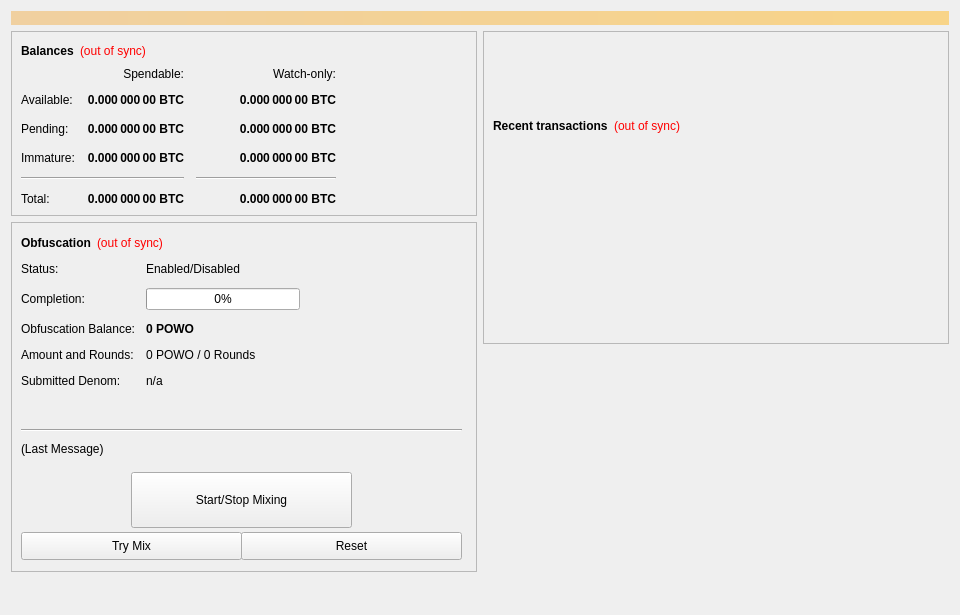
<?xml version="1.0" encoding="UTF-8"?>
<ui version="4.0">
 <class>OverviewPage</class>
 <widget class="QWidget" name="OverviewPage">
  <property name="geometry">
   <rect>
    <x>0</x>
    <y>0</y>
    <width>960</width>
    <height>615</height>
   </rect>
  </property>
  <property name="minimumSize">
   <size>
    <width>960</width>
    <height>0</height>
   </size>
  </property>
  <property name="windowTitle">
   <string>Form</string>
  </property>
  <layout class="QVBoxLayout" name="topLayout">
   <item>
    <widget class="QLabel" name="labelAlerts">
     <property name="visible">
      <bool>false</bool>
     </property>
     <property name="styleSheet">
      <string notr="true">background-color: qlineargradient(x1: 0, y1: 0, x2: 1, y2: 0, stop:0 #F0D0A0, stop:1 #F8D488); color:#000000;</string>
     </property>
     <property name="wordWrap">
      <bool>true</bool>
     </property>
     <property name="margin">
      <number>3</number>
     </property>
    </widget>
   </item>
   <item>
    <layout class="QHBoxLayout" name="horizontalLayout" stretch="1,1">
     <item>
      <layout class="QVBoxLayout" name="verticalLayout_2">
       <item>
        <widget class="QFrame" name="frame">
         <property name="frameShape">
          <enum>QFrame::StyledPanel</enum>
         </property>
         <property name="frameShadow">
          <enum>QFrame::Raised</enum>
         </property>
         <layout class="QVBoxLayout" name="verticalLayout_4">
          <item>
           <layout class="QHBoxLayout" name="horizontalLayout_4">
            <item>
             <widget class="QLabel" name="label_5">
              <property name="font">
               <font>
                <weight>75</weight>
                <bold>true</bold>
               </font>
              </property>
              <property name="text">
               <string>Balances</string>
              </property>
             </widget>
            </item>
            <item>
             <widget class="QLabel" name="labelWalletStatus">
              <property name="cursor">
               <cursorShape>WhatsThisCursor</cursorShape>
              </property>
              <property name="toolTip">
               <string>The displayed information may be out of date. Your wallet automatically synchronizes with the Powocoin network after a connection is established, but this process has not completed yet.</string>
              </property>
              <property name="styleSheet">
               <string notr="true">QLabel { color: red; }</string>
              </property>
              <property name="text">
               <string notr="true">(out of sync)</string>
              </property>
              <property name="alignment">
               <set>Qt::AlignLeading|Qt::AlignLeft|Qt::AlignVCenter</set>
              </property>
             </widget>
            </item>
            <item>
             <spacer name="horizontalSpacer_3">
              <property name="orientation">
               <enum>Qt::Horizontal</enum>
              </property>
              <property name="sizeHint" stdset="0">
               <size>
                <width>40</width>
                <height>20</height>
               </size>
              </property>
             </spacer>
            </item>
           </layout>
          </item>
          <item>
           <layout class="QGridLayout" name="gridLayout">
            <property name="spacing">
             <number>12</number>
            </property>
            <item row="2" column="2">
             <widget class="QLabel" name="labelWatchPending">
              <property name="font">
               <font>
                <weight>75</weight>
                <bold>true</bold>
               </font>
              </property>
              <property name="cursor">
               <cursorShape>IBeamCursor</cursorShape>
              </property>
              <property name="toolTip">
               <string>Unconfirmed transactions to watch-only addresses</string>
              </property>
              <property name="text">
               <string notr="true">0.000 000 00 BTC</string>
              </property>
              <property name="alignment">
               <set>Qt::AlignRight|Qt::AlignTrailing|Qt::AlignVCenter</set>
              </property>
              <property name="textInteractionFlags">
               <set>Qt::LinksAccessibleByMouse|Qt::TextSelectableByKeyboard|Qt::TextSelectableByMouse</set>
              </property>
             </widget>
            </item>
            <item row="2" column="1">
             <widget class="QLabel" name="labelUnconfirmed">
              <property name="font">
               <font>
                <weight>75</weight>
                <bold>true</bold>
               </font>
              </property>
              <property name="cursor">
               <cursorShape>IBeamCursor</cursorShape>
              </property>
              <property name="toolTip">
               <string>Total of transactions that have yet to be confirmed, and do not yet count toward the spendable balance</string>
              </property>
              <property name="text">
               <string notr="true">0.000 000 00 BTC</string>
              </property>
              <property name="alignment">
               <set>Qt::AlignRight|Qt::AlignTrailing|Qt::AlignVCenter</set>
              </property>
              <property name="textInteractionFlags">
               <set>Qt::LinksAccessibleByMouse|Qt::TextSelectableByKeyboard|Qt::TextSelectableByMouse</set>
              </property>
             </widget>
            </item>
            <item row="3" column="2">
             <widget class="QLabel" name="labelWatchImmature">
              <property name="font">
               <font>
                <weight>75</weight>
                <bold>true</bold>
               </font>
              </property>
              <property name="cursor">
               <cursorShape>IBeamCursor</cursorShape>
              </property>
              <property name="toolTip">
               <string>Staked or masternode rewards in watch-only addresses that has not yet matured</string>
              </property>
              <property name="text">
               <string notr="true">0.000 000 00 BTC</string>
              </property>
              <property name="alignment">
               <set>Qt::AlignRight|Qt::AlignTrailing|Qt::AlignVCenter</set>
              </property>
              <property name="textInteractionFlags">
               <set>Qt::LinksAccessibleByMouse|Qt::TextSelectableByKeyboard|Qt::TextSelectableByMouse</set>
              </property>
             </widget>
            </item>
            <item row="4" column="0" colspan="2">
             <widget class="Line" name="lineSpendableBalance">
              <property name="orientation">
               <enum>Qt::Horizontal</enum>
              </property>
             </widget>
            </item>
            <item row="4" column="2">
             <widget class="Line" name="lineWatchBalance">
              <property name="sizePolicy">
               <sizepolicy hsizetype="Preferred" vsizetype="Fixed">
                <horstretch>0</horstretch>
                <verstretch>0</verstretch>
               </sizepolicy>
              </property>
              <property name="minimumSize">
               <size>
                <width>140</width>
                <height>0</height>
               </size>
              </property>
              <property name="orientation">
               <enum>Qt::Horizontal</enum>
              </property>
             </widget>
            </item>
            <item row="5" column="0">
             <widget class="QLabel" name="labelTotalText">
              <property name="text">
               <string>Total:</string>
              </property>
             </widget>
            </item>
            <item row="3" column="1">
             <widget class="QLabel" name="labelImmature">
              <property name="font">
               <font>
                <weight>75</weight>
                <bold>true</bold>
               </font>
              </property>
              <property name="cursor">
               <cursorShape>IBeamCursor</cursorShape>
              </property>
              <property name="toolTip">
               <string>Staked or masternode rewards that has not yet matured</string>
              </property>
              <property name="text">
               <string notr="true">0.000 000 00 BTC</string>
              </property>
              <property name="alignment">
               <set>Qt::AlignRight|Qt::AlignTrailing|Qt::AlignVCenter</set>
              </property>
              <property name="textInteractionFlags">
               <set>Qt::LinksAccessibleByMouse|Qt::TextSelectableByKeyboard|Qt::TextSelectableByMouse</set>
              </property>
             </widget>
            </item>
            <item row="2" column="3">
             <spacer name="horizontalSpacer_2">
              <property name="orientation">
               <enum>Qt::Horizontal</enum>
              </property>
              <property name="sizeHint" stdset="0">
               <size>
                <width>40</width>
                <height>20</height>
               </size>
              </property>
             </spacer>
            </item>
            <item row="3" column="0">
             <widget class="QLabel" name="labelImmatureText">
              <property name="text">
               <string>Immature:</string>
              </property>
             </widget>
            </item>
            <item row="5" column="1">
             <widget class="QLabel" name="labelTotal">
              <property name="font">
               <font>
                <weight>75</weight>
                <bold>true</bold>
               </font>
              </property>
              <property name="cursor">
               <cursorShape>IBeamCursor</cursorShape>
              </property>
              <property name="toolTip">
               <string>Your current total balance</string>
              </property>
              <property name="text">
               <string notr="true">0.000 000 00 BTC</string>
              </property>
              <property name="alignment">
               <set>Qt::AlignRight|Qt::AlignTrailing|Qt::AlignVCenter</set>
              </property>
              <property name="textInteractionFlags">
               <set>Qt::LinksAccessibleByMouse|Qt::TextSelectableByKeyboard|Qt::TextSelectableByMouse</set>
              </property>
             </widget>
            </item>
            <item row="5" column="2">
             <widget class="QLabel" name="labelWatchTotal">
              <property name="font">
               <font>
                <weight>75</weight>
                <bold>true</bold>
               </font>
              </property>
              <property name="cursor">
               <cursorShape>IBeamCursor</cursorShape>
              </property>
              <property name="toolTip">
               <string>Current total balance in watch-only addresses</string>
              </property>
              <property name="text">
               <string notr="true">0.000 000 00 BTC</string>
              </property>
              <property name="alignment">
               <set>Qt::AlignRight|Qt::AlignTrailing|Qt::AlignVCenter</set>
              </property>
              <property name="textInteractionFlags">
               <set>Qt::LinksAccessibleByMouse|Qt::TextSelectableByKeyboard|Qt::TextSelectableByMouse</set>
              </property>
             </widget>
            </item>
            <item row="0" column="2">
             <widget class="QLabel" name="labelWatchonly">
              <property name="text">
               <string>Watch-only:</string>
              </property>
              <property name="alignment">
               <set>Qt::AlignRight|Qt::AlignTrailing|Qt::AlignVCenter</set>
              </property>
             </widget>
            </item>
            <item row="1" column="0">
             <widget class="QLabel" name="labelBalanceText">
              <property name="text">
               <string>Available:</string>
              </property>
             </widget>
            </item>
            <item row="1" column="1">
             <widget class="QLabel" name="labelBalance">
              <property name="font">
               <font>
                <weight>75</weight>
                <bold>true</bold>
               </font>
              </property>
              <property name="cursor">
               <cursorShape>IBeamCursor</cursorShape>
              </property>
              <property name="toolTip">
               <string>Your current spendable balance</string>
              </property>
              <property name="text">
               <string notr="true">0.000 000 00 BTC</string>
              </property>
              <property name="alignment">
               <set>Qt::AlignRight|Qt::AlignTrailing|Qt::AlignVCenter</set>
              </property>
              <property name="textInteractionFlags">
               <set>Qt::LinksAccessibleByMouse|Qt::TextSelectableByKeyboard|Qt::TextSelectableByMouse</set>
              </property>
             </widget>
            </item>
            <item row="1" column="2">
             <widget class="QLabel" name="labelWatchAvailable">
              <property name="font">
               <font>
                <weight>75</weight>
                <bold>true</bold>
               </font>
              </property>
              <property name="cursor">
               <cursorShape>IBeamCursor</cursorShape>
              </property>
              <property name="toolTip">
               <string>Your current balance in watch-only addresses</string>
              </property>
              <property name="text">
               <string notr="true">0.000 000 00 BTC</string>
              </property>
              <property name="alignment">
               <set>Qt::AlignRight|Qt::AlignTrailing|Qt::AlignVCenter</set>
              </property>
              <property name="textInteractionFlags">
               <set>Qt::LinksAccessibleByMouse|Qt::TextSelectableByKeyboard|Qt::TextSelectableByMouse</set>
              </property>
             </widget>
            </item>
            <item row="2" column="0">
             <widget class="QLabel" name="labelPendingText">
              <property name="text">
               <string>Pending:</string>
              </property>
             </widget>
            </item>
            <item row="0" column="1">
             <widget class="QLabel" name="labelSpendable">
              <property name="text">
               <string>Spendable:</string>
              </property>
              <property name="alignment">
               <set>Qt::AlignRight|Qt::AlignTrailing|Qt::AlignVCenter</set>
              </property>
             </widget>
            </item>
           </layout>
          </item>
         </layout>
        </widget>
       </item>
       <item>
        <widget class="QFrame" name="frameObfuscation">
         <property name="minimumSize">
          <size>
           <width>0</width>
           <height>350</height>
          </size>
         </property>
         <property name="layoutDirection">
          <enum>Qt::LeftToRight</enum>
         </property>
         <property name="frameShape">
          <enum>QFrame::StyledPanel</enum>
         </property>
         <property name="frameShadow">
          <enum>QFrame::Raised</enum>
         </property>
         <widget class="QWidget" name="formLayoutWidget">
          <property name="geometry">
           <rect>
            <x>10</x>
            <y>40</y>
            <width>451</width>
            <height>161</height>
           </rect>
          </property>
          <layout class="QFormLayout" name="formLayout">
           <property name="fieldGrowthPolicy">
            <enum>QFormLayout::AllNonFixedFieldsGrow</enum>
           </property>
           <property name="horizontalSpacing">
            <number>11</number>
           </property>
           <property name="verticalSpacing">
            <number>12</number>
           </property>
           <item row="0" column="0">
            <widget class="QLabel" name="label_6">
             <property name="text">
              <string>Status:</string>
             </property>
            </widget>
           </item>
           <item row="1" column="0">
            <widget class="QLabel" name="label_7">
             <property name="text">
              <string>Completion:</string>
             </property>
            </widget>
           </item>
           <item row="1" column="1">
            <widget class="QProgressBar" name="obfuscationProgress">
             <property name="maximumSize">
              <size>
               <width>154</width>
               <height>16777215</height>
              </size>
             </property>
             <property name="value">
              <number>0</number>
             </property>
            </widget>
           </item>
           <item row="2" column="0">
            <widget class="QLabel" name="labelAnonymizedText">
             <property name="text">
              <string>Obfuscation Balance:</string>
             </property>
            </widget>
           </item>
           <item row="2" column="1">
            <widget class="QLabel" name="labelAnonymized">
             <property name="font">
              <font>
               <weight>75</weight>
               <bold>true</bold>
              </font>
             </property>
             <property name="text">
              <string notr="true">0 POWO</string>
             </property>
            </widget>
           </item>
           <item row="3" column="0">
            <widget class="QLabel" name="label_8">
             <property name="text">
              <string>Amount and Rounds:</string>
             </property>
            </widget>
           </item>
           <item row="3" column="1">
            <widget class="QLabel" name="labelAmountRounds">
             <property name="text">
              <string>0 POWO / 0 Rounds</string>
             </property>
            </widget>
           </item>
           <item row="4" column="0">
            <widget class="QLabel" name="label_9">
             <property name="text">
              <string>Submitted Denom:</string>
             </property>
            </widget>
           </item>
           <item row="4" column="1">
            <widget class="QLabel" name="labelSubmittedDenom">
             <property name="toolTip">
              <string>The denominations you submitted to the Masternode.&lt;br&gt;To mix, other users must submit the exact same denominations.</string>
             </property>
             <property name="text">
              <string>n/a</string>
             </property>
            </widget>
           </item>
           <item row="0" column="1">
            <widget class="QLabel" name="obfuscationEnabled">
             <property name="text">
              <string>Enabled/Disabled</string>
             </property>
            </widget>
           </item>
          </layout>
         </widget>
         <widget class="QPushButton" name="runAutoDenom">
          <property name="geometry">
           <rect>
            <x>251</x>
            <y>17</y>
            <width>1</width>
            <height>1</height>
           </rect>
          </property>
          <property name="palette">
           <palette>
            <active>
             <colorrole role="WindowText">
              <brush brushstyle="SolidPattern">
               <color alpha="255">
                <red>0</red>
                <green>0</green>
                <blue>0</blue>
               </color>
              </brush>
             </colorrole>
             <colorrole role="Button">
              <brush brushstyle="SolidPattern">
               <color alpha="255">
                <red>239</red>
                <green>238</green>
                <blue>238</blue>
               </color>
              </brush>
             </colorrole>
             <colorrole role="Light">
              <brush brushstyle="SolidPattern">
               <color alpha="255">
                <red>255</red>
                <green>255</green>
                <blue>255</blue>
               </color>
              </brush>
             </colorrole>
             <colorrole role="Midlight">
              <brush brushstyle="SolidPattern">
               <color alpha="255">
                <red>247</red>
                <green>246</green>
                <blue>246</blue>
               </color>
              </brush>
             </colorrole>
             <colorrole role="Dark">
              <brush brushstyle="SolidPattern">
               <color alpha="255">
                <red>119</red>
                <green>119</green>
                <blue>119</blue>
               </color>
              </brush>
             </colorrole>
             <colorrole role="Mid">
              <brush brushstyle="SolidPattern">
               <color alpha="255">
                <red>159</red>
                <green>159</green>
                <blue>159</blue>
               </color>
              </brush>
             </colorrole>
             <colorrole role="Text">
              <brush brushstyle="SolidPattern">
               <color alpha="255">
                <red>0</red>
                <green>0</green>
                <blue>0</blue>
               </color>
              </brush>
             </colorrole>
             <colorrole role="BrightText">
              <brush brushstyle="SolidPattern">
               <color alpha="255">
                <red>255</red>
                <green>255</green>
                <blue>255</blue>
               </color>
              </brush>
             </colorrole>
             <colorrole role="ButtonText">
              <brush brushstyle="SolidPattern">
               <color alpha="255">
                <red>0</red>
                <green>0</green>
                <blue>0</blue>
               </color>
              </brush>
             </colorrole>
             <colorrole role="Base">
              <brush brushstyle="SolidPattern">
               <color alpha="255">
                <red>255</red>
                <green>255</green>
                <blue>255</blue>
               </color>
              </brush>
             </colorrole>
             <colorrole role="Window">
              <brush brushstyle="SolidPattern">
               <color alpha="255">
                <red>239</red>
                <green>238</green>
                <blue>238</blue>
               </color>
              </brush>
             </colorrole>
             <colorrole role="Shadow">
              <brush brushstyle="SolidPattern">
               <color alpha="255">
                <red>0</red>
                <green>0</green>
                <blue>0</blue>
               </color>
              </brush>
             </colorrole>
             <colorrole role="AlternateBase">
              <brush brushstyle="SolidPattern">
               <color alpha="255">
                <red>247</red>
                <green>246</green>
                <blue>246</blue>
               </color>
              </brush>
             </colorrole>
             <colorrole role="ToolTipBase">
              <brush brushstyle="SolidPattern">
               <color alpha="255">
                <red>255</red>
                <green>255</green>
                <blue>220</blue>
               </color>
              </brush>
             </colorrole>
             <colorrole role="ToolTipText">
              <brush brushstyle="SolidPattern">
               <color alpha="255">
                <red>0</red>
                <green>0</green>
                <blue>0</blue>
               </color>
              </brush>
             </colorrole>
            </active>
            <inactive>
             <colorrole role="WindowText">
              <brush brushstyle="SolidPattern">
               <color alpha="255">
                <red>0</red>
                <green>0</green>
                <blue>0</blue>
               </color>
              </brush>
             </colorrole>
             <colorrole role="Button">
              <brush brushstyle="SolidPattern">
               <color alpha="255">
                <red>239</red>
                <green>238</green>
                <blue>238</blue>
               </color>
              </brush>
             </colorrole>
             <colorrole role="Light">
              <brush brushstyle="SolidPattern">
               <color alpha="255">
                <red>255</red>
                <green>255</green>
                <blue>255</blue>
               </color>
              </brush>
             </colorrole>
             <colorrole role="Midlight">
              <brush brushstyle="SolidPattern">
               <color alpha="255">
                <red>247</red>
                <green>246</green>
                <blue>246</blue>
               </color>
              </brush>
             </colorrole>
             <colorrole role="Dark">
              <brush brushstyle="SolidPattern">
               <color alpha="255">
                <red>119</red>
                <green>119</green>
                <blue>119</blue>
               </color>
              </brush>
             </colorrole>
             <colorrole role="Mid">
              <brush brushstyle="SolidPattern">
               <color alpha="255">
                <red>159</red>
                <green>159</green>
                <blue>159</blue>
               </color>
              </brush>
             </colorrole>
             <colorrole role="Text">
              <brush brushstyle="SolidPattern">
               <color alpha="255">
                <red>0</red>
                <green>0</green>
                <blue>0</blue>
               </color>
              </brush>
             </colorrole>
             <colorrole role="BrightText">
              <brush brushstyle="SolidPattern">
               <color alpha="255">
                <red>255</red>
                <green>255</green>
                <blue>255</blue>
               </color>
              </brush>
             </colorrole>
             <colorrole role="ButtonText">
              <brush brushstyle="SolidPattern">
               <color alpha="255">
                <red>0</red>
                <green>0</green>
                <blue>0</blue>
               </color>
              </brush>
             </colorrole>
             <colorrole role="Base">
              <brush brushstyle="SolidPattern">
               <color alpha="255">
                <red>255</red>
                <green>255</green>
                <blue>255</blue>
               </color>
              </brush>
             </colorrole>
             <colorrole role="Window">
              <brush brushstyle="SolidPattern">
               <color alpha="255">
                <red>239</red>
                <green>238</green>
                <blue>238</blue>
               </color>
              </brush>
             </colorrole>
             <colorrole role="Shadow">
              <brush brushstyle="SolidPattern">
               <color alpha="255">
                <red>0</red>
                <green>0</green>
                <blue>0</blue>
               </color>
              </brush>
             </colorrole>
             <colorrole role="AlternateBase">
              <brush brushstyle="SolidPattern">
               <color alpha="255">
                <red>247</red>
                <green>246</green>
                <blue>246</blue>
               </color>
              </brush>
             </colorrole>
             <colorrole role="ToolTipBase">
              <brush brushstyle="SolidPattern">
               <color alpha="255">
                <red>255</red>
                <green>255</green>
                <blue>220</blue>
               </color>
              </brush>
             </colorrole>
             <colorrole role="ToolTipText">
              <brush brushstyle="SolidPattern">
               <color alpha="255">
                <red>0</red>
                <green>0</green>
                <blue>0</blue>
               </color>
              </brush>
             </colorrole>
            </inactive>
            <disabled>
             <colorrole role="WindowText">
              <brush brushstyle="SolidPattern">
               <color alpha="255">
                <red>119</red>
                <green>119</green>
                <blue>119</blue>
               </color>
              </brush>
             </colorrole>
             <colorrole role="Button">
              <brush brushstyle="SolidPattern">
               <color alpha="255">
                <red>239</red>
                <green>238</green>
                <blue>238</blue>
               </color>
              </brush>
             </colorrole>
             <colorrole role="Light">
              <brush brushstyle="SolidPattern">
               <color alpha="255">
                <red>255</red>
                <green>255</green>
                <blue>255</blue>
               </color>
              </brush>
             </colorrole>
             <colorrole role="Midlight">
              <brush brushstyle="SolidPattern">
               <color alpha="255">
                <red>247</red>
                <green>246</green>
                <blue>246</blue>
               </color>
              </brush>
             </colorrole>
             <colorrole role="Dark">
              <brush brushstyle="SolidPattern">
               <color alpha="255">
                <red>119</red>
                <green>119</green>
                <blue>119</blue>
               </color>
              </brush>
             </colorrole>
             <colorrole role="Mid">
              <brush brushstyle="SolidPattern">
               <color alpha="255">
                <red>159</red>
                <green>159</green>
                <blue>159</blue>
               </color>
              </brush>
             </colorrole>
             <colorrole role="Text">
              <brush brushstyle="SolidPattern">
               <color alpha="255">
                <red>119</red>
                <green>119</green>
                <blue>119</blue>
               </color>
              </brush>
             </colorrole>
             <colorrole role="BrightText">
              <brush brushstyle="SolidPattern">
               <color alpha="255">
                <red>255</red>
                <green>255</green>
                <blue>255</blue>
               </color>
              </brush>
             </colorrole>
             <colorrole role="ButtonText">
              <brush brushstyle="SolidPattern">
               <color alpha="255">
                <red>119</red>
                <green>119</green>
                <blue>119</blue>
               </color>
              </brush>
             </colorrole>
             <colorrole role="Base">
              <brush brushstyle="SolidPattern">
               <color alpha="255">
                <red>239</red>
                <green>238</green>
                <blue>238</blue>
               </color>
              </brush>
             </colorrole>
             <colorrole role="Window">
              <brush brushstyle="SolidPattern">
               <color alpha="255">
                <red>239</red>
                <green>238</green>
                <blue>238</blue>
               </color>
              </brush>
             </colorrole>
             <colorrole role="Shadow">
              <brush brushstyle="SolidPattern">
               <color alpha="255">
                <red>0</red>
                <green>0</green>
                <blue>0</blue>
               </color>
              </brush>
             </colorrole>
             <colorrole role="AlternateBase">
              <brush brushstyle="SolidPattern">
               <color alpha="255">
                <red>239</red>
                <green>238</green>
                <blue>238</blue>
               </color>
              </brush>
             </colorrole>
             <colorrole role="ToolTipBase">
              <brush brushstyle="SolidPattern">
               <color alpha="255">
                <red>255</red>
                <green>255</green>
                <blue>220</blue>
               </color>
              </brush>
             </colorrole>
             <colorrole role="ToolTipText">
              <brush brushstyle="SolidPattern">
               <color alpha="255">
                <red>0</red>
                <green>0</green>
                <blue>0</blue>
               </color>
              </brush>
             </colorrole>
            </disabled>
           </palette>
          </property>
          <property name="focusPolicy">
           <enum>Qt::NoFocus</enum>
          </property>
          <property name="autoFillBackground">
           <bool>true</bool>
          </property>
          <property name="text">
           <string/>
          </property>
          <property name="flat">
           <bool>true</bool>
          </property>
         </widget>
         <widget class="QPushButton" name="toggleObfuscation">
          <property name="geometry">
           <rect>
            <x>120</x>
            <y>250</y>
            <width>221</width>
            <height>56</height>
           </rect>
          </property>
          <property name="sizePolicy">
           <sizepolicy hsizetype="MinimumExpanding" vsizetype="Fixed">
            <horstretch>0</horstretch>
            <verstretch>0</verstretch>
           </sizepolicy>
          </property>
          <property name="text">
           <string>Start/Stop Mixing</string>
          </property>
         </widget>
         <widget class="Line" name="lineLastMessage">
          <property name="geometry">
           <rect>
            <x>10</x>
            <y>200</y>
            <width>441</width>
            <height>16</height>
           </rect>
          </property>
          <property name="orientation">
           <enum>Qt::Horizontal</enum>
          </property>
         </widget>
         <widget class="QLabel" name="obfuscationStatus">
          <property name="geometry">
           <rect>
            <x>10</x>
            <y>220</y>
            <width>451</width>
            <height>61</height>
           </rect>
          </property>
          <property name="minimumSize">
           <size>
            <width>288</width>
            <height>43</height>
           </size>
          </property>
          <property name="text">
           <string>(Last Message)</string>
          </property>
          <property name="alignment">
           <set>Qt::AlignLeading|Qt::AlignLeft|Qt::AlignTop</set>
          </property>
          <property name="wordWrap">
           <bool>true</bool>
          </property>
         </widget>
         <widget class="QPushButton" name="obfuscationAuto">
          <property name="geometry">
           <rect>
            <x>10</x>
            <y>310</y>
            <width>221</width>
            <height>28</height>
           </rect>
          </property>
          <property name="sizePolicy">
           <sizepolicy hsizetype="MinimumExpanding" vsizetype="Fixed">
            <horstretch>0</horstretch>
            <verstretch>0</verstretch>
           </sizepolicy>
          </property>
          <property name="toolTip">
           <string>Try to manually submit a Obfuscation request.</string>
          </property>
          <property name="text">
           <string>Try Mix</string>
          </property>
         </widget>
         <widget class="QPushButton" name="obfuscationReset">
          <property name="geometry">
           <rect>
            <x>230</x>
            <y>310</y>
            <width>221</width>
            <height>28</height>
           </rect>
          </property>
          <property name="sizePolicy">
           <sizepolicy hsizetype="MinimumExpanding" vsizetype="Fixed">
            <horstretch>0</horstretch>
            <verstretch>0</verstretch>
           </sizepolicy>
          </property>
          <property name="toolTip">
           <string>Reset the current status of Obfuscation (can interrupt Obfuscation if it's in the process of Mixing, which can cost you money!)</string>
          </property>
          <property name="autoFillBackground">
           <bool>false</bool>
          </property>
          <property name="text">
           <string>Reset</string>
          </property>
         </widget>
         <widget class="QWidget" name="layoutWidget">
          <property name="geometry">
           <rect>
            <x>10</x>
            <y>10</y>
            <width>431</width>
            <height>22</height>
           </rect>
          </property>
          <layout class="QHBoxLayout" name="horizontalLayout_5">
           <item>
            <widget class="QLabel" name="label_2">
             <property name="font">
              <font>
               <weight>75</weight>
               <bold>true</bold>
              </font>
             </property>
             <property name="text">
              <string>Obfuscation</string>
             </property>
            </widget>
           </item>
           <item>
            <widget class="QLabel" name="labelObfuscationSyncStatus">
             <property name="toolTip">
              <string>The displayed information may be out of date. Your wallet automatically synchronizes with the Powocoin network after a connection is established, but this process has not completed yet.</string>
             </property>
             <property name="styleSheet">
              <string notr="true">QLabel { color: red; }</string>
             </property>
             <property name="text">
              <string notr="true">(out of sync)</string>
             </property>
             <property name="alignment">
              <set>Qt::AlignLeading|Qt::AlignLeft|Qt::AlignVCenter</set>
             </property>
            </widget>
           </item>
           <item>
            <spacer name="horizontalSpacer_4">
             <property name="orientation">
              <enum>Qt::Horizontal</enum>
             </property>
             <property name="sizeHint" stdset="0">
              <size>
               <width>40</width>
               <height>20</height>
              </size>
             </property>
            </spacer>
           </item>
          </layout>
         </widget>
        </widget>
       </item>
       <item>
        <spacer name="verticalSpacer">
         <property name="orientation">
          <enum>Qt::Vertical</enum>
         </property>
         <property name="sizeHint" stdset="0">
          <size>
           <width>20</width>
           <height>40</height>
          </size>
         </property>
        </spacer>
       </item>
      </layout>
     </item>
     <item>
      <layout class="QVBoxLayout" name="verticalLayout_3">
       <item>
        <widget class="QFrame" name="frame_2">
         <property name="frameShape">
          <enum>QFrame::StyledPanel</enum>
         </property>
         <property name="frameShadow">
          <enum>QFrame::Raised</enum>
         </property>
         <layout class="QVBoxLayout" name="verticalLayout">
          <item>
           <spacer name="verticalSpacer_3">
            <property name="orientation">
             <enum>Qt::Vertical</enum>
            </property>
            <property name="sizeType">
             <enum>QSizePolicy::Fixed</enum>
            </property>
            <property name="sizeHint" stdset="0">
             <size>
              <width>20</width>
              <height>75</height>
             </size>
            </property>
           </spacer>
          </item>
          <item>
           <layout class="QHBoxLayout" name="horizontalLayout_2">
            <item>
             <widget class="QLabel" name="label_4">
              <property name="font">
               <font>
                <weight>75</weight>
                <bold>true</bold>
               </font>
              </property>
              <property name="text">
               <string>Recent transactions</string>
              </property>
             </widget>
            </item>
            <item>
             <widget class="QLabel" name="labelTransactionsStatus">
              <property name="cursor">
               <cursorShape>WhatsThisCursor</cursorShape>
              </property>
              <property name="toolTip">
               <string>The displayed information may be out of date. Your wallet automatically synchronizes with the Powocoin network after a connection is established, but this process has not completed yet.</string>
              </property>
              <property name="styleSheet">
               <string notr="true">QLabel { color: red; }</string>
              </property>
              <property name="text">
               <string notr="true">(out of sync)</string>
              </property>
              <property name="alignment">
               <set>Qt::AlignRight|Qt::AlignTrailing|Qt::AlignVCenter</set>
              </property>
             </widget>
            </item>
            <item>
             <spacer name="horizontalSpacer">
              <property name="orientation">
               <enum>Qt::Horizontal</enum>
              </property>
              <property name="sizeHint" stdset="0">
               <size>
                <width>40</width>
                <height>20</height>
               </size>
              </property>
             </spacer>
            </item>
           </layout>
          </item>
          <item>
           <widget class="QListView" name="listTransactions">
            <property name="styleSheet">
             <string notr="true">QListView { background: transparent; }</string>
            </property>
            <property name="frameShape">
             <enum>QFrame::NoFrame</enum>
            </property>
            <property name="verticalScrollBarPolicy">
             <enum>Qt::ScrollBarAlwaysOff</enum>
            </property>
            <property name="horizontalScrollBarPolicy">
             <enum>Qt::ScrollBarAlwaysOff</enum>
            </property>
            <property name="selectionMode">
             <enum>QAbstractItemView::NoSelection</enum>
            </property>
           </widget>
          </item>
         </layout>
        </widget>
       </item>
       <item>
        <spacer name="verticalSpacer_2">
         <property name="orientation">
          <enum>Qt::Vertical</enum>
         </property>
         <property name="sizeType">
          <enum>QSizePolicy::Expanding</enum>
         </property>
         <property name="sizeHint" stdset="0">
          <size>
           <width>20</width>
           <height>40</height>
          </size>
         </property>
        </spacer>
       </item>
      </layout>
     </item>
    </layout>
   </item>
  </layout>
 </widget>
 <resources/>
 <connections/>
</ui>
